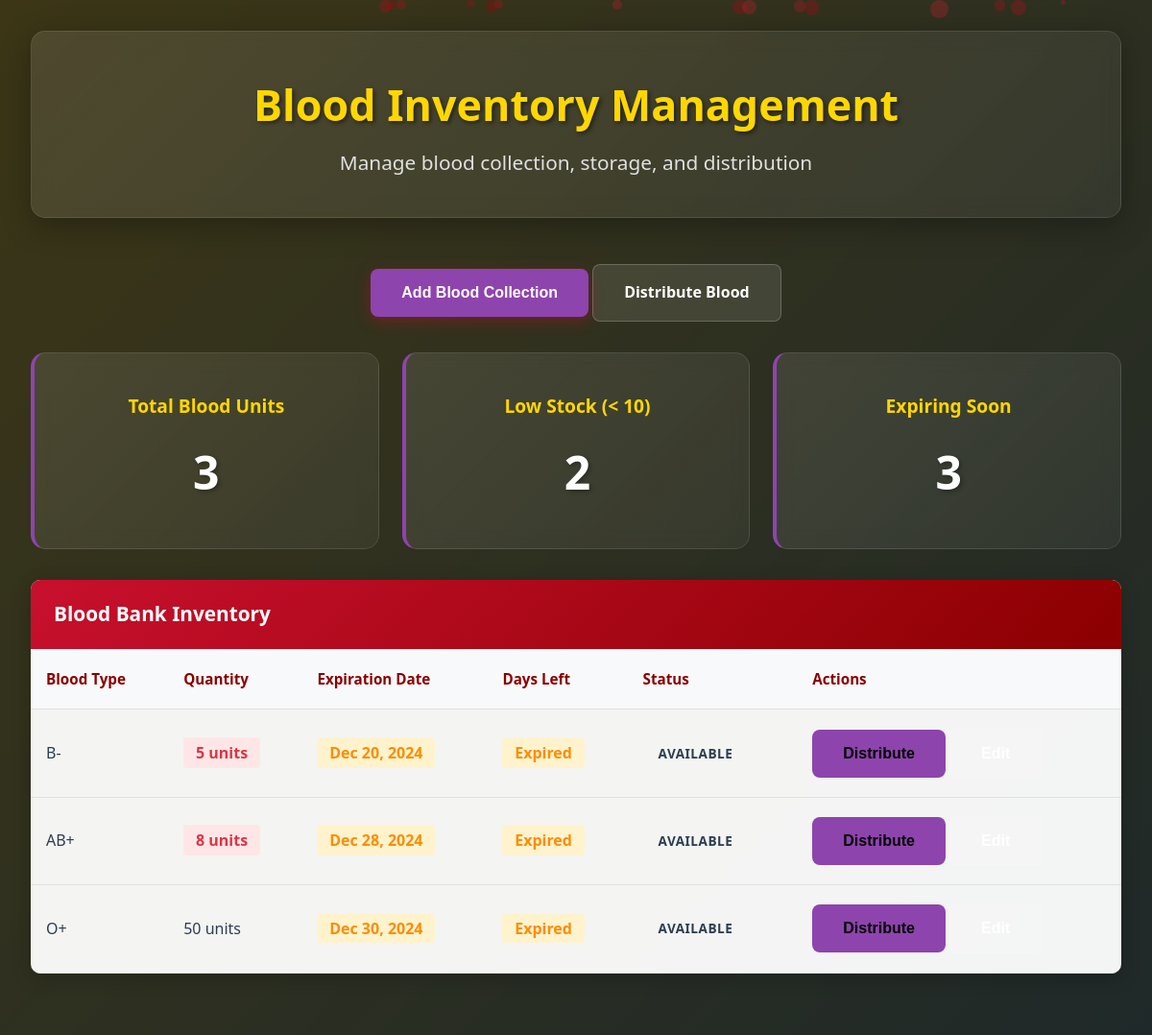
Screenshot of /bloodbank/inventory.php (signed in) with the database file from the repository.
### tables this page shows
CREATE TABLE inventory (
    id INT AUTO_INCREMENT PRIMARY KEY,
    facility_id INT NOT NULL,
    blood_type ENUM('A+', 'A-', 'B+', 'B-', 'AB+', 'AB-', 'O+', 'O-') NOT NULL,
    quantity INT NOT NULL,
    expiration_date DATE NOT NULL,
    status ENUM('available', 'expired', 'used') DEFAULT 'available',
    created_at TIMESTAMP DEFAULT CURRENT_TIMESTAMP,
    FOREIGN KEY (facility_id) REFERENCES facilities(id)
);

### bloodbank/inventory.php (the view, shortened to what this page needs)
<?php
$facility = getUserFacility($_SESSION['user_id']);
global $pdo;
$inventory = $pdo->prepare("
    SELECT i.*
    FROM inventory i
    WHERE i.facility_id = ?
    ORDER BY i.expiration_date ASC
");
$inventory->execute([$facility['id']]);
$inventory = $inventory->fetchAll(PDO::FETCH_ASSOC);
?>
<!DOCTYPE html>
<html lang="en">
<head>
    <link rel="stylesheet" href="css/admin.css">
</head>
<body>
    <div class="background-animation"></div>
    <div class="dashboard-container">
        <div class="dashboard-header">
            <h1>Blood Inventory Management</h1>
            <p>Manage blood collection, storage, and distribution</p>
        </div>
        <div class="inventory-actions">
            <button onclick="showAddForm()" class="btn btn-primary" style="background: var(--bloodbank-purple);">Add Blood Collection</button>
            <a href="distribution.php" class="btn btn-secondary">Distribute Blood</a>
        </div>
        <div class="inventory-stats">
            <div class="stat-card bloodbank-stat">
                <h3>Total Blood Units</h3>
                <p class="stat-number"><?php echo count($inventory); ?></p>
            </div>
            <div class="stat-card bloodbank-stat">
                <h3>Low Stock (< 10)</h3>
                <p class="stat-number">
                    <?php
                    $low_stock = array_filter($inventory, function($item) {
                        return $item['quantity'] < 10;
                    });
                    echo count($low_stock);
                    ?>
                </p>
            </div>
            <div class="stat-card bloodbank-stat">
                <h3>Expiring Soon</h3>
                <p class="stat-number">
                    <?php
                    $expiring_soon = array_filter($inventory, function($item) {
                        return strtotime($item['expiration_date']) < strtotime('+7 days');
                    });
                    echo count($expiring_soon);
                    ?>
                </p>
            </div>
        </div>
        <div class="data-table">
            <h3>Blood Bank Inventory</h3>
            <table>
                <thead>
                    <tr>
                        <th>Blood Type</th>
                        <th>Quantity</th>
                        <th>Expiration Date</th>
                        <th>Days Left</th>
                        <th>Status</th>
                        <th>Actions</th>
                    </tr>
                </thead>
                <tbody>
                    <?php if (empty($inventory)): ?>
                        <tr>
                            <td colspan="6" style="text-align: center;">No blood inventory found</td>
                        </tr>
                    <?php else: ?>
                        <?php foreach ($inventory as $item):
                            $days_left = floor((strtotime($item['expiration_date']) - time()) / (60 * 60 * 24));
                        ?>
                            <tr>
                                <td><?php echo htmlspecialchars($item['blood_type']); ?></td>
                                <td>
                                    <span class="<?php echo $item['quantity'] < 10 ? 'low-stock' : ''; ?>">
                                        <?php echo $item['quantity']; ?> units
                                    </span>
                                </td>
                                <td>
                                    <span class="<?php echo $days_left < 7 ? 'expiring-soon' : ''; ?>">
                                        <?php echo date('M j, Y', strtotime($item['expiration_date'])); ?>
                                    </span>
                                </td>
                                <td>
                                    <span class="<?php echo $days_left < 7 ? 'expiring-soon' : ''; ?>">
                                        <?php echo $days_left > 0 ? $days_left . ' days' : 'Expired'; ?>
                                    </span>
                                </td>
                                <td>
                                    <span class="status-badge status-<?php echo $item['status']; ?>">
                                        <?php echo ucfirst($item['status']); ?>
                                    </span>
                                </td>
                                <td>
                                    <button onclick="distributeBlood(<?php echo $item['id']; ?>)" class="btn btn-small" style="background: var(--bloodbank-purple);">Distribute</button>
                                    <button onclick="editInventory(<?php echo $item['id']; ?>)" class="btn btn-small btn-secondary">Edit</button>
                                </td>
                            </tr>
                        <?php endforeach; ?>
                    <?php endif; ?>
                </tbody>
            </table>
        </div>
    </div>
</body>
</html>

### bloodbank/css/admin.css (style rules this page uses)
* { margin: 0; padding: 0; box-sizing: border-box; }
:root { --primary-red: #c8102e; --dark-red: #8b0000; --blood-red: #bb0a1e; --light-red: #ff6b6b; --yellow: #ffd700; --blue: #0066b2; --hospital-blue: #1e88e5; --bloodbank-purple: #8e44ad; --donor-green: #27ae60; --black: #1a1a1a; --white: #ffffff; --gray: #f5f5f5; --dark-gray: #333333; --text-light: #ffffff; --text-dark: #2c3e50; }
body { font-family: 'Segoe UI', Tahoma, Geneva, Verdana, sans-serif; line-height: 1.6; color: var(--text-light); overflow-x: hidden; position: relative; min-height: 100vh; background: var(--black); }
.background-animation { position: fixed; top: 0; left: 0; width: 100%; height: 100%; z-index: -1; background: linear-gradient(-45deg, var(--black), var(--dark-red), var(--blue), var(--yellow)); background-size: 400% 400%; animation: gradientShift 15s ease infinite; }
.background-animation::before { content: ''; position: absolute; top: 0; left: 0; width: 100%; height: 100%; background: rgba(26, 26, 26, 0.85); }
.dashboard-container { max-width: 1400px; margin: 0 auto; padding: 2rem; color: var(--text-light); }
.dashboard-header { text-align: center; margin-bottom: 3rem; padding: 2.5rem; background: linear-gradient(135deg, rgba(255,255,255,0.1), rgba(255,255,255,0.05)); backdrop-filter: blur(10px); border-radius: 15px; border: 1px solid rgba(255, 255, 255, 0.1); box-shadow: 0 8px 32px rgba(0, 0, 0, 0.3); }
.dashboard-header h1 { font-size: 2.8rem; margin-bottom: 0.5rem; color: var(--yellow); text-shadow: 2px 2px 4px rgba(0,0,0,0.5); font-weight: 700; }
.dashboard-header p { font-size: 1.3rem; color: #e0e0e0; font-weight: 300; }
.stat-card { background: linear-gradient(135deg, rgba(255,255,255,0.1), rgba(255,255,255,0.05)); backdrop-filter: blur(10px); padding: 2.5rem 2rem; border-radius: 15px; text-align: center; border: 1px solid rgba(255, 255, 255, 0.1); transition: all 0.3s ease; position: relative; overflow: hidden; }
.stat-card::before { content: ''; position: absolute; top: 0; left: -100%; width: 100%; height: 100%; background: linear-gradient(90deg, transparent, rgba(255,255,255,0.1), transparent); transition: left 0.5s; }
.bloodbank-stat { border-left: 4px solid var(--bloodbank-purple); }
.stat-card h3 { color: var(--yellow); margin-bottom: 1rem; font-size: 1.2rem; font-weight: 600; }
.stat-number { font-size: 3rem; font-weight: bold; color: var(--white); text-shadow: 2px 2px 4px rgba(0,0,0,0.3); }
.btn { display: inline-block; padding: 1rem 2rem; border: none; border-radius: 8px; text-decoration: none; font-weight: 600; text-align: center; transition: all 0.3s ease; cursor: pointer; font-size: 1rem; }
.btn-primary { background: linear-gradient(135deg, var(--primary-red), var(--dark-red)); color: var(--white); box-shadow: 0 4px 15px rgba(200, 16, 46, 0.4); }
.btn-secondary { background: rgba(255, 255, 255, 0.1); color: var(--white); border: 1px solid rgba(255, 255, 255, 0.2); }
.data-table { width: 100%; background: rgba(255, 255, 255, 0.95); border-radius: 10px; overflow: hidden; box-shadow: 0 5px 20px rgba(0, 0, 0, 0.2); margin-bottom: 2rem; color: var(--text-dark); }
.data-table h3 { background: linear-gradient(135deg, var(--primary-red), var(--dark-red)); color: var(--white); padding: 1.2rem 1.5rem; margin: 0; font-size: 1.3rem; font-weight: 600; }
.data-table table { width: 100%; border-collapse: collapse; }
.data-table th, .data-table td { padding: 1.2rem 1rem; text-align: left; border-bottom: 1px solid #e0e0e0; }
.data-table th { background: #f8f9fa; color: var(--dark-red); font-weight: 700; font-size: 0.95rem; }
.status-badge { padding: 0.5rem 1rem; border-radius: 20px; font-size: 0.85rem; font-weight: 600; display: inline-block; text-transform: uppercase; letter-spacing: 0.5px; }
.low-stock { color: #dc3545; font-weight: bold; background: #ffe6e6; padding: 0.3rem 0.8rem; border-radius: 4px; }
.expiring-soon { color: #ff8c00; font-weight: bold; background: #fff3cd; padding: 0.3rem 0.8rem; border-radius: 4px; }
.inventory-actions { margin-bottom: 2rem; text-align: center; }
.inventory-stats { display: grid; grid-template-columns: repeat(auto-fit, minmax(200px, 1fr)); gap: 1.5rem; margin-bottom: 2rem; }

### rows the page displays
inventory: blood_type "B-", quantity "5", expiration_date "Dec 20, 2024", shows "Expired", status "AVAILABLE"
inventory: blood_type "AB+", quantity "8", expiration_date "Dec 28, 2024", shows "Expired", status "AVAILABLE"
inventory: blood_type "O+", quantity "50", expiration_date "Dec 30, 2024", shows "Expired", status "AVAILABLE"

### other values shown
count($inventory) "3"
count($low_stock) "2"
count($expiring_soon) "3"
